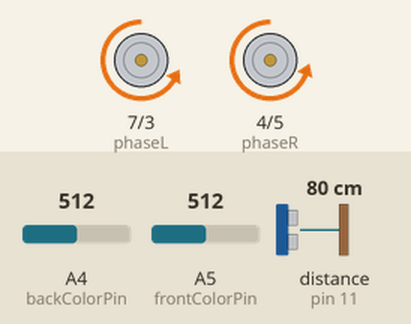
Bench run of a sketch on a simulated Arduino Mega 2560, built with avr-gcc and run on an emulated ATmega2560. Shown: direction and speed pins drawn as motors (green arrow = direction pin HIGH = forward, orange = LOW = backward, longer = more drive). The inputs (shaded band) are chosen by the test bench; at power-on: A4 (backColorPin) = 512, A5 (frontColorPin) = 512, distance to the obstacle (sensor on pin 11) 80 cm. The echo pulse lasts 58.3 µs per cm.

Above: at 0.1 s.
Timing chart, 0 to 1.6 s (numbered marks = the images above):
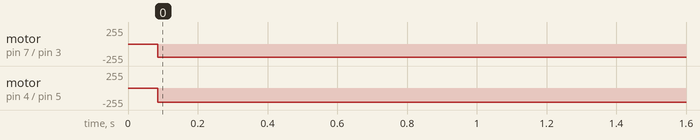

The sketch:

DCMegaMain.ino
```cpp
/******************************************************************
Design Competition 2015 Code for the Arduino Mega 2560
Eric Elias, Paul Green, Jane Miller, and Christopher Pontisakos
******************************************************************/


//RGB LED fil
#include <Adafruit_NeoPixel.h>
#include <avr/power.h>

//UltraSonic Library
//Sorry Chris
#include <NewPing.h>

//Timer stuff
#include <Event.h>
#include <Timer.h>


enum stateMachine{
  prePlanned,
  search,
  found,
  killSwitch,
};
stateMachine robotState;


/************************
Ultrasonic Sensor
************************/

/***********
Front Sensor
***********/
//Pins and stuff
#define TRIGGER_FRONT  52  // Because I can
#define ECHO_FRONT     11  // Arduino pin tied to echo pin on the ultrasonic sensor.
#define MAX_DIST_FRONT 200 // Maximum distance we want to ping for (in centimeters). Maximum sensor distance is rated at 400-500cm.
#define WALL_LIMIT 30
NewPing fSonar(TRIGGER_FRONT, ECHO_FRONT, MAX_DIST_FRONT);

//Moving average
boolean fSonarArray[5];
int fSonarPos;
int fSonarSum;


/************************
Front Retroreflective Sensors
************************/
#define RETRO_THRESH            400
const int leftRetroPin = 15;

/*************************
Color Sensor
*************************/
//analog pin for color sensor
const int frontColorPin = 5;
const int backColorPin = 4;
//the threshold between purple and white
const int colorThreshold = 500;

//moving average
const int colorSize = 5;
int frontColorAvg[colorSize];
int frontColorPos;
int frontColorSum;
int frontColorVal;

int backColorAvg[colorSize];
int backColorPos;
int backColorSum;
int backColorVal;

//tells us what color we are on
boolean isOnWhite;
enum color{
  purple,
  white
};
color startColor;
color currColor;
color oldColor;

/*************************
Break Beam - not going to be an interrupt
*************************/
//Laser/phototransistor in front of the roller
//If it is low (broken), something is being pushed
//I am attempting to program an interrupt that acts based on
//when there is a change in the state of the pin
//See: http://www.arduino.cc/en/Reference/AttachInterrupt

//interrupt 0 is on digital pin 2
//const int breakPin = 0;

//When the motor is running, the pin randomly goes high, triggering the interrupt.
//in order to change this, we want 5 in a row to be the same before the
//interrupt occurs
//int breakArray[5];
/*A variable should be declared volatile whenever its value can be changed by something beyond the control of
the code section in which it appears, such as a concurrently executing thread.
In the Arduino, the only place that this is likely to occur is in sections of code associated with interrupts. */

//volatile int state = LOW;

/*************************
HBridge Controls
*************************/
//Left
// B
// Enable: 3
const int enableL = 3;
// Phase: 7
const int phaseL = 7;

//Right
// A
// Enable: 5
const int enableR = 5;
// Phase: 4
const int phaseR = 4;

int hbridgepins[] = {enableL,phaseL,enableR,phaseR};

enum driveDirection{
  forward,
  left,
  right,
  robotstop,
  backwards
};

driveDirection steering;

int leftSpeed;
int leftCounter;
int rightSpeed;
int rightCounter;

/********************************
Encoder Stuff
********************************/
int leftEncoderPin = 21; //interrupt 2
int rightEncoderPin = 20; //interrupt 3
volatile int leftEncoder = 0;
volatile int rightEncoder = 0;
Timer encoderTimer;

/*******************************
Timer
*******************************/
Timer t; //Sets up a timer to shut off the motors after 3 minutes

/******************************
Test Stuff
******************************/
int numColorChange;
int fullBackTime;
int forwardOneTime;
int halfBackTime;
int leftNinetyTime;
int rightNinetyTime;
void setup(){

  numColorChange = 0;
  fullBackTime = 1525;
  forwardOneTime = 1500;
  halfBackTime = 400;
  leftNinetyTime = 360;
  rightNinetyTime = 360;
  //RGB LED (may not be needed)


  //initializes the HBridge pins
  int i = 0;
  for (i=0; i <= 3; i++){
    pinMode(hbridgepins[i], OUTPUT);
  }

  //Color sensor moving average + ultrasonic moving average
  frontColorSum = 0;
  frontColorPos = 0;
  backColorSum = 0;
  backColorPos = 0;
  fSonarPos = 0;
  fSonarSum = 0;
  for (i = 0; i < 10; i++){
    isOnWhite = frontColorCheck();
    backColorCheck();
    frontSonarCheck();
  }
  //Tells us what color we started on
  //if we start on white, we want to go to purple
  if(isOnWhite){
     Serial.println("We started on a White Square");
     startColor = white;

  }
  else{
    Serial.println("We started on a Purple Square");
    startColor = purple;

  }

 for(i = 0; i < 5; i++){
    //breakArray[i] = state;
    Serial.println(fSonar.ping_cm());

  }


  //causes the robot to stop moving after 3 minutes (1000 millisec/sec * 60 sec/min * 3 min)
  t.every((long)1000*60*3,kill);

  leftSpeed = 200;//240;
  leftCounter = 0;
  rightSpeed = 210;//255;
  rightCounter = 0;

 //  goForward();
  robotState = prePlanned;

  Serial.begin(9600);


}

void loop() {
 /*
 t.update();
 switch (robotState){
    case prePlanned:
      Serial.println("prePlanned");
      if(frontSonarCheck()){
         goBackwards();
         delay(100);
         Serial.println("stop!");

         robotState = search;

      }
      break;
    case search:
      //if(startColor = purple){
         goLeft();
      //}
      if(analogRead(leftRetroPin) > RETRO_THRESH){
        robotState = found;
      }
      else{
        goLeft();
      }
      if(steering != robotstop){
        robot_stop();
      }
      break;
    case found:
      //if(robotState !=robotstop){
         robot_stop();
      //566.}
      break;
     case killSwitch:
       robot_stop();

  }*/

switch (robotState){
  case prePlanned:
   /*goForward();
   frontColorCheck();
   if(currColor != oldColor){
     numColorChange++;
     if(numColorChange == 3){

       halfBack();
       forwardOneSquare();
       rightNinety();
       forwardOneSquare();
       rightNinety();
       numColorChange = 0;*/
       forwardOneSquare();
       robotState = killSwitch;

  //   }
    // }
     break;
   case killSwitch:
     robot_stop();
     break;
}


}

//Pre planned path code
//!!!!!!!!!!!!!!!!!!
//Battery Dependent
//!!!!!!!!!!!!!!!!!!

void leftNinety(){
 goLeft();
 delay(leftNinetyTime);
 robot_stop();
 delay(1000);
}

void rightNinety(){
  goRight();
 delay(rightNinetyTime);
 robot_stop();
 delay(1000);

}

void forwardOneSquare(){
 goForward();
 delay(1500);
  int frontColor;
 frontColor=frontColorCheck();
  int frontNew=frontColor;
 int backNew=frontColor;
  goForward();
  while((frontNew==frontColor)||(backNew=frontColor)){
    frontNew = frontColorCheck();
    backNew=backColorCheck();
  }
 robot_stop();
 delay(1000);

}

void halfBack(){
  goBackwards();
  delay(halfBackTime);
  robot_stop();
  delay(1000);
}

void fullBack(){
  goBackwards();
  delay(fullBackTime);
  robot_stop();
  delay(1000);
}


//Motor Controls
void setL(int phase, int enable){
  digitalWrite(phaseL, phase);
  analogWrite(enableL,enable);
}

void setR(int phase, int enable){
  digitalWrite(phaseR, phase);
  analogWrite(enableR, enable);
}

//Direction Controls
void goForward(){
  setL(LOW,leftSpeed);
  setR(LOW,rightSpeed);
  steering = forward;
}

void goLeft(){
  setL(HIGH,0);
  setR(LOW,255);
  steering = left;

}

void goRight(){
  setL(LOW,255);
  setR(HIGH,0);
  steering = right;
}

void robot_stop(){
  setL(LOW,0);
  setR(LOW,0);
  steering = robotstop;
  Serial.println("i stopped");
}

void goBackwards(){
 setL(HIGH,255-leftSpeed);
 setR(HIGH,255-rightSpeed);
 steering = backwards;
}


boolean frontColorCheck(){
  //Checks to see what color the robot is on
  //returns 1 if on white, 0 if is on purple
  frontColorSum -= frontColorAvg[frontColorPos];
  frontColorAvg[frontColorPos] = analogRead(frontColorPin);
  frontColorSum += frontColorAvg[frontColorPos];
  frontColorPos += 1;
  if (frontColorPos >= colorSize){
    frontColorPos = 0;
  }
  oldColor = currColor;
  frontColorVal = frontColorSum/colorSize;

  if (frontColorVal <= colorThreshold){
    currColor = purple;
    return 0;

  }
  currColor = white;

  return 1;

}

boolean backColorCheck(){
  //Checks to see what color the robot is on
  //returns 1 if on white, 0 if is on purple
  backColorSum -= backColorAvg[backColorPos];
  backColorAvg[backColorPos] = analogRead(backColorPin);
  backColorSum += backColorAvg[backColorPos];
  backColorPos += 1;
  if (backColorPos >= colorSize){
    backColorPos = 0;
  }
  //oldColor = currColor;
  backColorVal = backColorSum/colorSize;

  if (backColorVal <= colorThreshold){
    //currColor = purple;
    return 0;

  }
  currColor = white;

  return 1;

}

//Uses the sonar to check if there's a wall in front of it
//returns true if there is an object within a certain distance
boolean frontSonarCheck(){
  fSonarSum -= fSonarArray[fSonarPos];
  int uS = fSonar.ping_cm();
  Serial.println(uS);
  if(uS == 0){
    uS = 200;
  }
  fSonarArray[fSonarPos] = 0;
  if(uS<= WALL_LIMIT){
     fSonarArray[fSonarPos] = 1;
  }
  fSonarSum += fSonarArray[fSonarPos];
  fSonarPos += 1;
  if (fSonarPos >= 5){
    fSonarPos = 0;
  }
  if(fSonarSum >= 4){
   return true;
  }


  return false;
}

void encoderReset(){
 leftEncoder = 0;
 rightEncoder = 0;

}


void kill(){
 robotState = killSwitch;

}
```

Measured:
- by itself, motor on pin 7 (phaseL) / pin 3 (enableL): stopped → backward 200/255 at 0.09 s
- by itself, motor on pin 4 (phaseR) / pin 5 (enableR): stopped → backward 210/255 at 0.09 s
